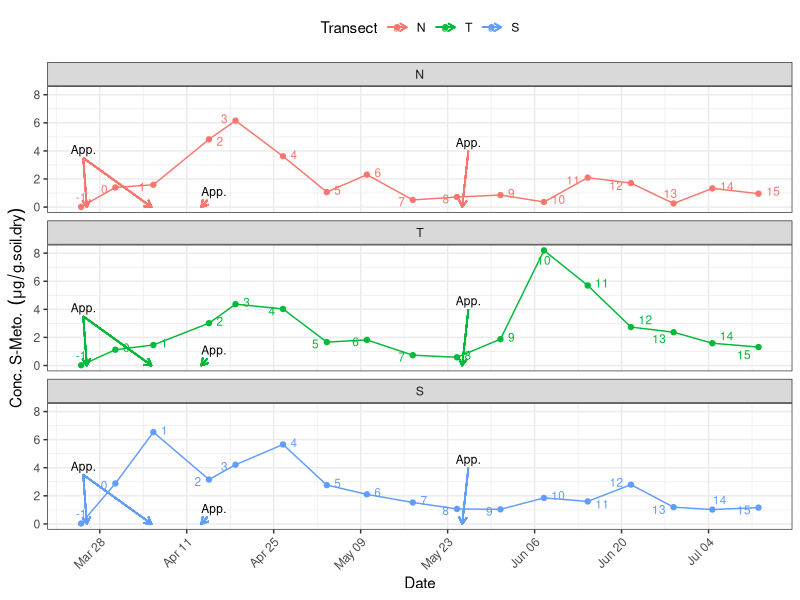
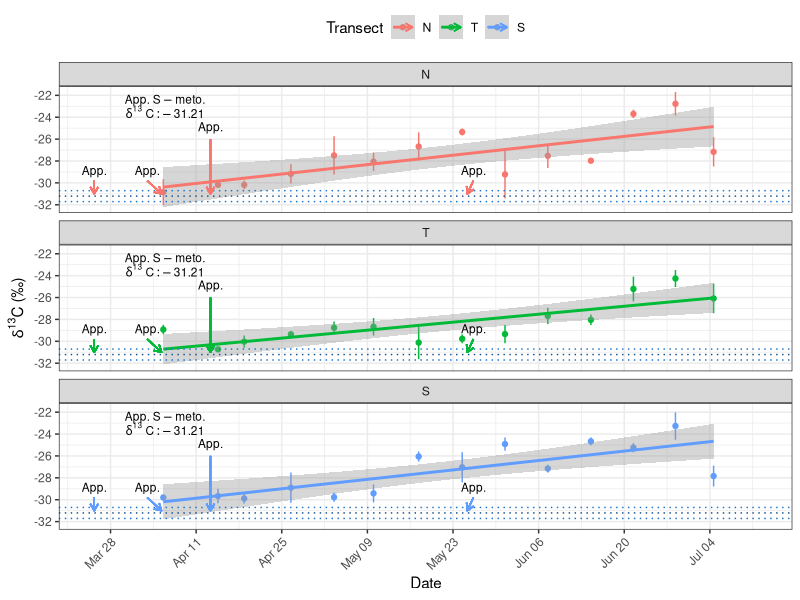
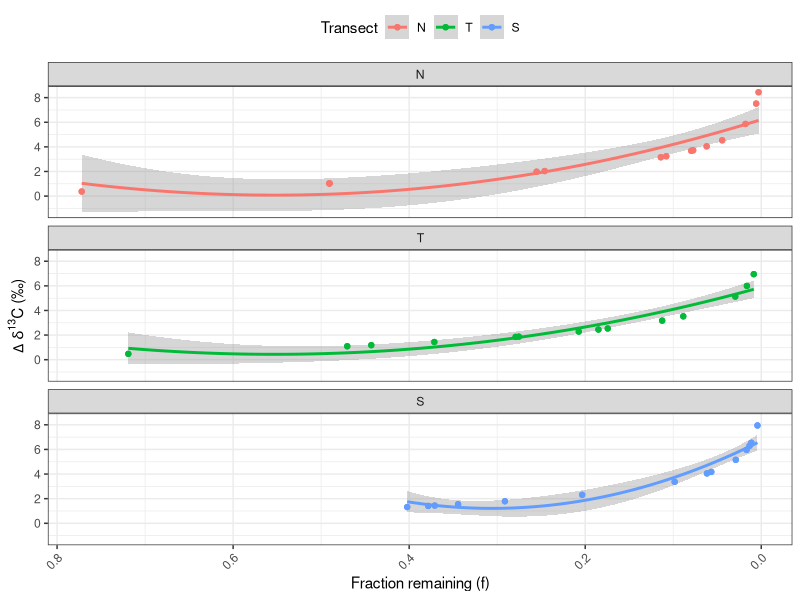
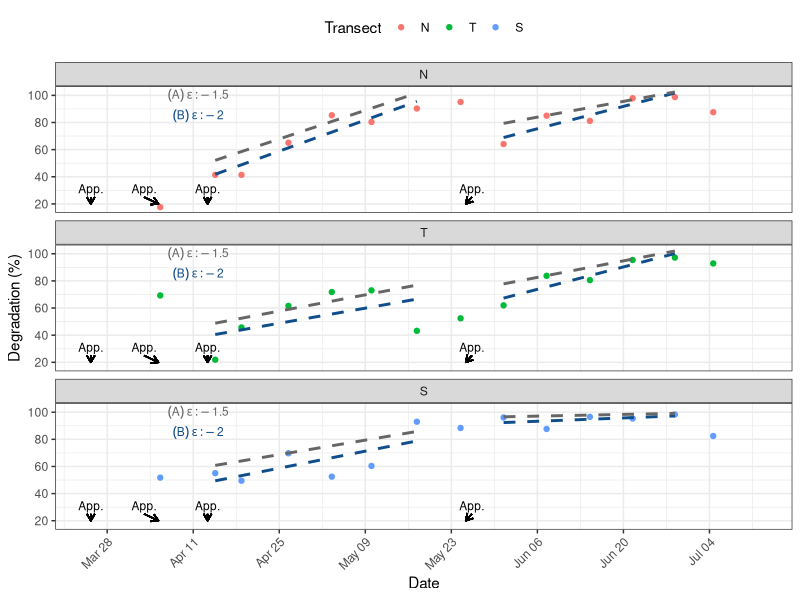
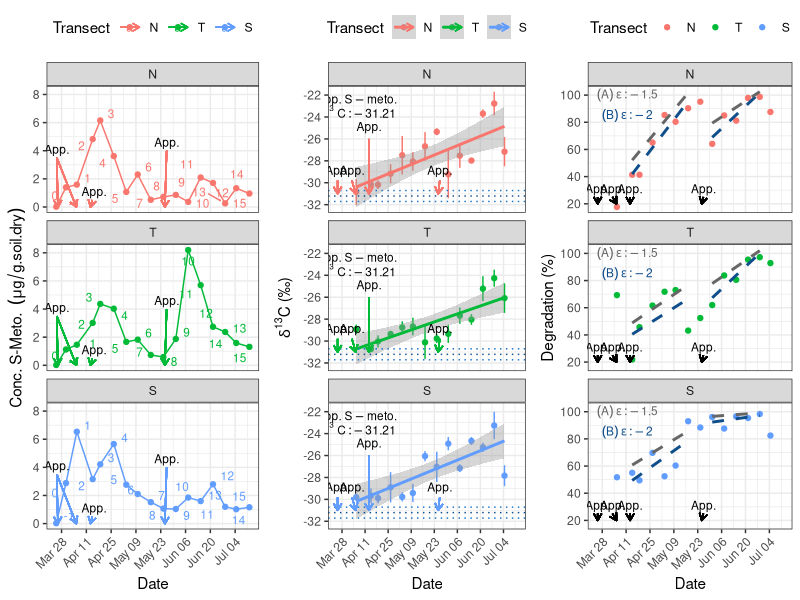
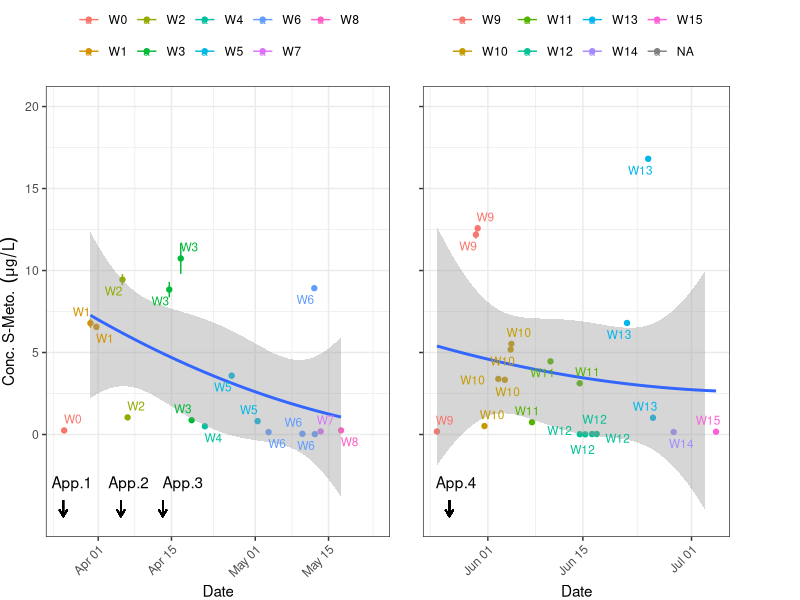
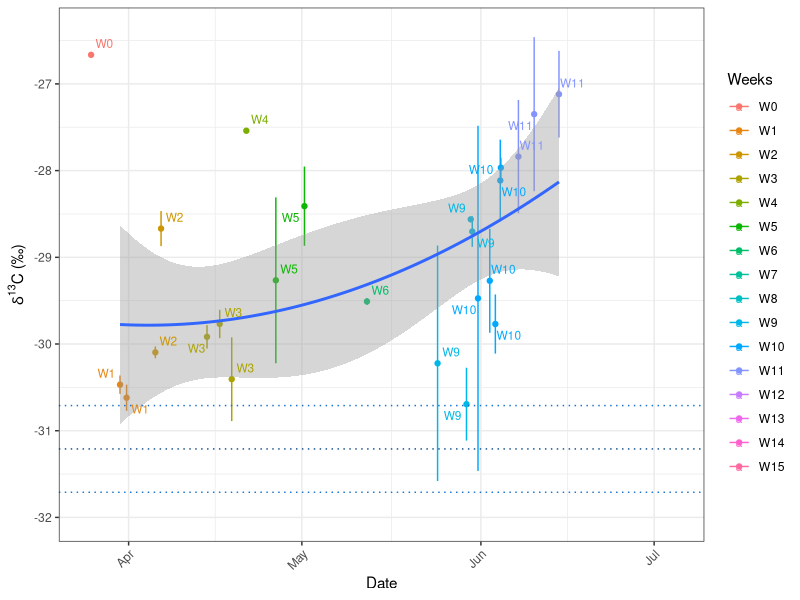
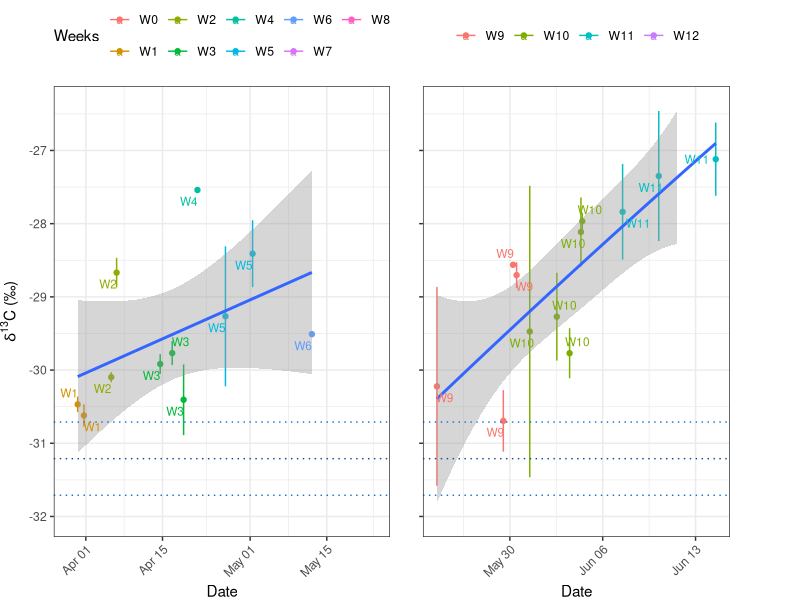

Write R code to recreate these figures, in order.
## ---- chunk 1
knitr::opts_chunk$set(echo = TRUE, warning=FALSE, message = FALSE)
Sys.setlocale("LC_ALL", "English")
## ---- chunk 2

# Data wrangling
library("plyr")
library("dplyr")

# Melting data sets & changin axes
library("reshape2")
library("ggrepel")

# Plotting:
library("ggplot2")
library("cowplot")
library("gridExtra")
library("Cairo")
library("GGally")
library("scales")

## ---- chunk 3

# setwd("D:/Documents/these_pablo/Alteckendorf2016/R")
# setwd("/Users/DayTightChunks/Documents/PhD/Routput/Alteck/R")
# setwd("D:/Documents/these_pablo/Alteckendorf2016/00_TransparencyFolder")
getwd()

## ---- chunk 4
weeklySoil = read.csv2("Data/WeeklySoils_R.csv", na.strings=c('#DIV/0', '', 'NA'), header = TRUE)
weeklySoil$Date.ti <- as.POSIXct(strptime(weeklySoil$Date.ti, "%Y-%m-%d %H:%M", tz="EST")) # csv typos, option 1
#weeklySoil$Date.ti <- as.POSIXct(strptime(weeklySoil$Date.ti, "%d/%m/%Y %H:%M", tz="EST"))
sum(is.na(weeklySoil$Date.ti))

#weeklySoil$Conc.ComSoil.SD <- 
#  ifelse(weeklySoil$Conc.ComSoil.SD == as.character("#DIV/0!"), NA, as.numeric(as.character(weeklySoil$Conc.ComSoil.SD)))
                                     
str(weeklySoil)

# weeklySoil = weeklySoil %>%
#  group_by(Transect) %>%
#  arrange(Transect, Wnum)

weeklySoil$Transect <- factor(weeklySoil$Transect, levels = c("N", "T", "S"))


## ---- chunk 5
# Concentrations

#weeklySoil$ti[3] <- as.POSIXct("2016-04-14 08:25:00")
#weeklySoil$ti[14] <- as.POSIXct("2016-04-14 08:25:00")
#weeklySoil$ti[24] <- as.POSIXct("2016-04-14 08:25:00")
lb1a2 <- paste("App.")
limits_conc_soil <- aes(ymin=Conc.mug.g.dry.soil-Conc.ComSoil.SD, 
                        ymax=Conc.mug.g.dry.soil+Conc.ComSoil.SD)
#limits_conc_soil <- aes(ymin=mean-0.5, ymax=mean+0.5)

co =ggplot(weeklySoil, 
           aes(x=Date.ti, y=Conc.mug.g.dry.soil, colour=Transect, group = Transect)) + 
  #geom_errorbar(limits_conc_soil, width=.05) +
  geom_point() +
  geom_line() +
  theme_bw() +
  #stat_smooth(method = "lm", formula = y ~ poly(x, 2)) +
  #stat_smooth(method = "lm") +
  facet_wrap(~Transect, nrow = 3) +
  xlab("Date") +
  theme(axis.text.x=element_text(angle = 45, hjust = 1)) +
  ylab(expression(paste("Conc. S-Meto.  ", {({mu}*g / g.soil.dry)}))) +
  
  annotate("text", 
           x = as.POSIXct('2016-03-25 08:04:00'), y = 4, label = lb1a2, parse = T, size = 3.0) +
  geom_segment(aes(x = as.POSIXct('2016-03-25 08:04:00'), y = 3.5, 
                   xend = as.POSIXct('2016-03-25 22:04:00'), yend = -0), 
               arrow = arrow(length = unit(0.2, "cm"))) +
  #annotate("text", 
  #         x = as.POSIXct('2016-04-03 00:04:00'), y = 2, label = lb1a2, parse = T, size = 3.0) +
  geom_segment(aes(x = as.POSIXct('2016-03-25 08:04:00'), y = 3.5, 
                   xend = as.POSIXct('2016-04-05 08:04:00'), yend = 0), 
               arrow = arrow(length = unit(0.2, "cm"))) +
  annotate("text", 
           x = as.POSIXct('2016-04-15 08:04:00'), y = 1, label = lb1a2, parse = T, size = 3.0) +
  geom_segment(aes(x = as.POSIXct('2016-04-14 08:04:00'), y = 0.5, 
                   xend = as.POSIXct('2016-04-13 08:04:00'), yend = 0), 
               arrow = arrow(length = unit(0.2, "cm"))) +
  annotate("text", 
           x = as.POSIXct('2016-05-26 08:04:00'), y = 4.5, label = lb1a2, parse = T, size = 3.0) +
  geom_segment(aes(x = as.POSIXct('2016-05-26 08:04:00'), y = 4, 
                   xend = as.POSIXct('2016-05-25 08:04:00'), yend = 0), 
               arrow = arrow(length = unit(0.2, "cm"))) +
  scale_x_datetime(breaks = date_breaks("2 weeks"), labels = date_format("%b %d")) +
  theme(legend.position = "top") +
  geom_text_repel(aes(label=Wnum),
                  size = 3,
                  arrow = arrow(length = unit(0.005, 'npc'), type = "closed"),
                  force = 0.5, 
                  point.padding = unit(0.5, 'lines'), 
                  max.iter = 2e3,
                  nudge_x = .05)

co

# Linear model
ggsave(co, filename = "CompositeConcLM.png", width = 7, height = 5, units = "in", scale = 1)

# No linear model
# ggsave(co, filename = "CompositeConc.png", width = 7, height = 5, units = "in", scale = 1)

## ---- chunk 6

weeklySoil$DD13C.comp <- (weeklySoil$comp.d13C - (-31.21))

limits_dCsoil <- aes(ymin=comp.d13C-comp.d13C.SD, ymax=comp.d13C+comp.d13C.SD)
#limits_dCsoil <- aes(ymin=comp.d13C-0.5, ymax=comp.d13C+0.5)
lb1a <- paste("App.~S-meto.")
lb1ab <- paste("delta^{13}~C:-31.21")
lb1a2 <- paste("App.")

isCo =ggplot(weeklySoil, aes(x=Date.ti, y=comp.d13C, colour=Transect, group = Transect)) + 
  geom_errorbar(limits_dCsoil, width=.05) +
  geom_point() +
  theme_bw() +
  #stat_smooth(method = "lm", formula = y ~ poly(x, 2)) +
  stat_smooth(method = "lm") +
  facet_wrap(~Transect, nrow = 3) +
  xlab("Date") +
  theme(axis.text.x=element_text(angle = 45, hjust = 1)) +
  #ylab(expression(paste({delta}^"13","C", ' \211'))) +
  ylab(expression(paste({delta}^"13","C", ' (\u2030)'))) +
  scale_y_continuous(breaks=seq(-34,-21,2)) +
  geom_hline(yintercept = -31.21, color = "dodgerblue4", linetype = "dotted") +
  geom_hline(yintercept = -30.71, color = "dodgerblue3", linetype = "dotted") +
  geom_hline(yintercept = -31.71, color = "dodgerblue3", linetype = "dotted") +
  annotate("text", x = as.POSIXct('2016-04-05 22:04:00'), y = -22.5, label = lb1a, parse = T, size = 3.0) +
  annotate("text", x = as.POSIXct('2016-04-05 22:04:00'), y = -23.5, label = lb1ab, parse = T, size = 3.0) +
  
  annotate("text", x = as.POSIXct('2016-03-25 08:04:00'), y = -29, label = lb1a2, parse = T, size = 3.0) +
  geom_segment(aes(x = as.POSIXct('2016-03-25 08:04:00'), y = -29.8, 
                   xend = as.POSIXct('2016-03-25 08:04:00'), yend = -31.0), 
               arrow = arrow(length = unit(0.2, "cm"))) +
  annotate("text", x = as.POSIXct('2016-04-03 00:04:00'), y = -29, label = lb1a2, parse = T, size = 3.0) +
  geom_segment(aes(x = as.POSIXct('2016-04-03 00:04:00'), y = -29.8, 
                   xend = as.POSIXct('2016-04-05 08:04:00'), yend = -31.0), 
               arrow = arrow(length = unit(0.2, "cm"))) +
  annotate("text", x = as.POSIXct('2016-04-13 08:04:00'), y = -25, label = lb1a2, parse = T, size = 3.0) +
  geom_segment(aes(x = as.POSIXct('2016-04-13 08:04:00'), y = -26, 
                   xend = as.POSIXct('2016-04-13 08:04:00'), yend = -31.0), 
               arrow = arrow(length = unit(0.2, "cm"))) +
  annotate("text", x = as.POSIXct('2016-05-26 08:04:00'), y = -29, label = lb1a2, parse = T, size = 3.0) +
  geom_segment(aes(x = as.POSIXct('2016-05-26 08:04:00'), y = -29.8, 
                   xend = as.POSIXct('2016-05-25 08:04:00'), yend = -31.0), 
               arrow = arrow(length = unit(0.2, "cm"))) +
  #scale_x_continuous(breaks=seq(0,11,1)) +
  scale_x_datetime(breaks = date_breaks("2 weeks"), labels = date_format("%b %d")) +
  
  #annotate("text", x = as.POSIXct('2016-05-30 20:04:00'), y = -30.5, label = lb1a, parse = T, size = 2.0) +
  theme(legend.position = "top")

isCo

# Linear model (LM)
ggsave(isCo, filename = "CompositeIsotopesLM.png", width = 7, height = 5, units = "in", scale = 1)
# No linear model
# ggsave(isCo, filename = "CompositeIsotopes.png", width = 7, height = 5, units = "in", scale = 1)




### Delta vs. f (Soils)
soilf =ggplot(weeklySoil, aes(x=f.comp, y=DD13C.comp, colour=Transect, group = Transect)) + 
  #geom_errorbar(limits_dCsoil, width=.05) +
  geom_point() +
  theme_bw() +
  stat_smooth(method = "lm", formula = y ~ poly(x, 2)) +
  #stat_smooth(method = "lm") +
  facet_wrap(~Transect, nrow = 3) +
  scale_x_reverse() +
  xlab("Fraction remaining (f)") +
  theme(axis.text.x=element_text(angle = 45, hjust = 1)) +
  #ylab(expression(paste({delta}^"13","C", ' \211'))) +
  ylab(expression(paste({Delta~delta}^"13","C", ' (\u2030)'))) +
  #scale_y_continuous(breaks=seq(-34,-21,2)) +
  theme(legend.position = "top") +
  #geom_text_repel(aes(label=WeekNo, color = factor(Transect)), 
                  #arrow = arrow(length = unit(0.005, 'npc'), type = "closed"),
                  #force = 1, 
                  #point.padding = unit(1.0, 'lines'), 
                  #max.iter = 2e3,
                  #nudge_x = .2) +
  geom_point() 

soilf
## ---- chunk 7

lb1a2 <- paste("App.")

lb1b <- paste("(A)~epsilon:-1.5")
lb1b2 <- paste("(B)~epsilon:-2.0")


Bsoil =ggplot(weeklySoil)+
  #geom_errorbar(limits_dCsoil, width=.05) +
  #geom_point(aes(x=Date.ti, y=B.comp, colour=Transect, group = Transect)) +
  geom_point(aes(x=Date.ti, y=B.min.comp, colour=Transect, group = Transect)) + #, color = "dodgerblue4"
  theme_bw() +
  #stat_smooth(method = "lm", formula = y ~ poly(x, 2)) +
  #stat_smooth(aes(x=Date.ti, y=B.min.comp), method = "lm", se = F, color = "dodgerblue4") +
  #stat_smooth(aes(x=Date.ti, y=B.comp), method = "lm", se = F, color = "grey40") +
  geom_smooth(data=subset(weeklySoil[10:27, ]), aes(x=Date.ti, y=B.min.comp), method = "lm", se = F, color = "dodgerblue4", linetype = "dashed") +
  geom_smooth(data=subset(weeklySoil[31:45, ]), aes(x=Date.ti, y=B.min.comp), method = "lm", se = F, color = "dodgerblue4", linetype = "dashed") +
  geom_smooth(data=subset(weeklySoil[10:27, ]), aes(x=Date.ti, y=B.comp), method = "lm", se = F, color = "grey40", linetype = "dashed") +
  geom_smooth(data=subset(weeklySoil[31:45, ]), aes(x=Date.ti, y=B.comp), method = "lm", se = F, color = "grey40", linetype = "dashed") +
  #geom_smooth(y=B.comp, method = "lm", formula = y ~ poly(x, 2)) +
  facet_wrap(~Transect, nrow = 3) +
  xlab("Date") +
  theme(axis.text.x=element_text(angle = 45, hjust = 1)) +
  #ylab(expression(paste({delta}^"13","C", ' \211'))) +
  ylab("Degradation (%)") +
  scale_y_continuous(breaks=seq(0, 100, 20)) +
  #geom_hline(yintercept = -31.47, color = "dodgerblue4", linetype = "dotted") +
  #geom_hline(yintercept = -30.97, color = "dodgerblue3", linetype = "dotted") +
  #geom_hline(yintercept = -31.97, color = "dodgerblue3", linetype = "dotted") +
  annotate("text", x = as.POSIXct('2016-04-11 20:04:00'), y = 100, label = lb1b, parse = T, size = 3.0, color = "grey40") +
  annotate("text", x = as.POSIXct('2016-04-11 20:04:00'), y = 85, label = lb1b2, parse = T, size = 3.0, color = "dodgerblue4" ) +
  
  annotate("text", x = as.POSIXct('2016-03-25 08:04:00'), y = 30, label = lb1a2, parse = T, size = 3.0) +
  geom_segment(aes(x = as.POSIXct('2016-03-25 08:04:00'), y = 25, 
                   xend = as.POSIXct('2016-03-25 08:04:00'), yend = 20), 
               arrow = arrow(length = unit(0.2, "cm"))) +
  annotate("text", x = as.POSIXct('2016-04-03 00:04:00'), y = 30, label = lb1a2, parse = T, size = 3.0) +
  geom_segment(aes(x = as.POSIXct('2016-04-03 00:04:00'), y = 25, 
                   xend = as.POSIXct('2016-04-05 08:04:00'), yend = 20), 
               arrow = arrow(length = unit(0.2, "cm"))) +
  annotate("text", x = as.POSIXct('2016-04-13 08:04:00'), y = 30, label = lb1a2, parse = T, size = 3.0) +
  geom_segment(aes(x = as.POSIXct('2016-04-13 08:04:00'), y = 25, 
                   xend = as.POSIXct('2016-04-13 08:04:00'), yend = 20), 
               arrow = arrow(length = unit(0.2, "cm"))) +
  annotate("text", x = as.POSIXct('2016-05-26 08:04:00'), y = 30, label = lb1a2, parse = T, size = 3.0) +
  geom_segment(aes(x = as.POSIXct('2016-05-26 08:04:00'), y = 25, 
                   xend = as.POSIXct('2016-05-25 08:04:00'), yend = 20), 
               arrow = arrow(length = unit(0.2, "cm"))) +
  scale_x_datetime(breaks = date_breaks("2 weeks"), labels = date_format("%b %d")) +
  #scale_x_continuous(breaks=seq(0,11,1)) +
  theme(legend.position = "top") 

Bsoil



# Linear model
ggsave(Bsoil, filename = "CompositeDegradationLM.png", width = 7, height = 5, units = "in", scale = 1)

#deltaCo = plot_grid(co, isCo, ncol = 2, nrow = 1, align = "h")
deltaCoBio = plot_grid(co, isCo, Bsoil, ncol = 3, nrow = 1, align = "h") 
deltaCoBio


# Linear model
#ggsave(deltaCo, filename = "CompositeConcLM.png", width = 6, height = 7, units = "in", scale = 1)
ggsave(deltaCoBio, filename = "SoilConcDeltBio_LM.png", width = 11.69, height = 8.27, units = "in", scale = 1)

# No linear model
#ggsave(deltaCo, filename = "CompositeConc.png", width = 6, height = 7, units = "in", scale = 1)

## ---- chunk 8
AOdf = read.csv2("Data/WeeklyHydroContam_R.csv")
str(AOdf)

# Adding a Weeks column for labelling
AOdf$WeekSubWeek <- as.character(AOdf$WeekSubWeek)
Split <- strsplit(AOdf$WeekSubWeek, "-", fixed = TRUE)
AOdf$Weeks <- sapply(Split, "[", 1)

AOdf$WeekSubWeek <- factor(AOdf$WeekSubWeek, levels = unique(AOdf$WeekSubWeek))
AOdf$Weeks <- factor(AOdf$Weeks, levels = unique(AOdf$Weeks))
AOdf$ti <- as.POSIXct(strptime(AOdf$ti, "%Y-%m-%d %H:%M", tz="EST"))
sum(is.na(AOdf$ti))

## ---- chunk 9
pos <- position_dodge(0.5)
conc_lb1 <- paste("App.1")

limits_conc <- aes(ymin=Conc.mug.L-Conc.SD, ymax=Conc.mug.L+Conc.SD, color = Weeks, group = Weeks)
conc1 <- ggplot(AOdf[1:27,], aes(x=ti, y=Conc.mug.L)) +
  #geom_errorbar(aes(ymin=mean.d13C-SD.d13C, ymax=mean.d13C+SD.d13C), width=.1) +
  geom_errorbar(limits_conc, width=1) +
  #theme_gray() +
  theme_bw() +
  theme(axis.text.x=element_text(angle = 45, hjust = 1)) +
  #scale_x_datetime(breaks = date_breaks("week"), labels = date_format("%m/%d")) +
  geom_point( aes(color = Weeks, group = Weeks)) +
  geom_smooth(data=subset(AOdf[4:27, ]), method = "lm", formula = y ~ poly(x, 2)) +
  #stat_smooth(method = "lm", formula = y ~ poly(x, 2)) +
  #theme(axis.text.x = element_blank()) +
  theme(plot.margin = unit(c(0,0.5,0,0), "lines")) +
  #geom_hline(yintercept = -31.21, color = "dodgerblue4", linetype = "dotted") +
  #geom_hline(yintercept = -30.71, color = "dodgerblue3", linetype = "dotted") +
  #geom_hline(yintercept = -31.71, color = "dodgerblue3", linetype = "dotted") +
  annotate("text", x = as.POSIXct('2016-03-26 23:34:00'), y = -3, label = conc_lb1, parse = T) +
  annotate("text", x = as.POSIXct('2016-04-06 20:04:00'), y = -3, label = "App.2", parse = T) +
  annotate("text", x = as.POSIXct('2016-04-17 05:04:00'), y = -3, label = "App.3", parse = T) +
  xlab("Date") +
  ylab(expression(paste("Conc. S-Meto.  ", {({mu}*g / L)}))) +
  theme(legend.position = "top") +
  theme(legend.title = element_blank()) +
  scale_y_continuous(breaks = c(20,15,10,5, 0), limits = c(-5, 20) ) +
  geom_segment(aes(x = as.POSIXct('2016-03-25 08:04:00'), y = -4, 
                   xend = as.POSIXct('2016-03-25 08:04:00'), yend = -5.0), 
               arrow = arrow(length = unit(0.2, "cm"))) +
  geom_segment(aes(x = as.POSIXct('2016-04-05 08:04:00'), y = -4, 
                   xend = as.POSIXct('2016-04-05 08:04:00'), yend = -5.0), 
               arrow = arrow(length = unit(0.2, "cm"))) +
  geom_segment(aes(x = as.POSIXct('2016-04-13 08:04:00'), y = -4, 
                   xend = as.POSIXct('2016-04-13 08:04:00'), yend = -5.0), 
               arrow = arrow(length = unit(0.2, "cm"))) +
  #ylab(expression(paste({delta}^"13","C", ' (\u2030)'))) +
  geom_text_repel(aes(label=Weeks, color = factor(Weeks)),
                  size = 3,
                  arrow = arrow(length = unit(0.005, 'npc'), type = "closed"),
                  force = 0.5, 
                  point.padding = unit(0.5, 'lines'), 
                  max.iter = 2e3,
                  nudge_x = .05)
  #ylab(expression(paste({delta}^"13","C", ' \211')))
  #ylab(expression(paste({delta}^"13","C"))) 
#conc1
 
conc2 <- ggplot(AOdf[28:length(AOdf),], aes(x=ti, y=Conc.mug.L)) +
  #geom_errorbar(aes(ymin=mean.d13C-SD.d13C, ymax=mean.d13C+SD.d13C), width=.1) +
  geom_errorbar(limits_conc, width=1) +
  #theme_gray() +
  theme_bw() +
  theme(axis.text.x=element_text(angle = 45, hjust = 1)) +
  #scale_x_datetime(breaks = date_breaks("week"), labels = date_format("%m/%d")) +
  geom_point( aes(color = Weeks, group = Weeks)) +
  stat_smooth(method = "lm", formula = y ~ poly(x, 2)) +
  theme(axis.text.y = element_blank()) +
  theme(plot.margin = unit(c(0,3.5,0,0), "lines")) +
  #geom_hline(yintercept = -31.21, color = "dodgerblue4", linetype = "dotted") +
  #geom_hline(yintercept = -30.71, color = "dodgerblue3", linetype = "dotted") +
  #geom_hline(yintercept = -31.71, color = "dodgerblue3", linetype = "dotted") +
  #annotate("text", x = as.POSIXct('2016-06-25 00:04:00'), y = -31.2, label = lb1, parse = T) +
  xlab("Date") +
  ylab("") +
  theme(legend.position = "top") +
  theme(legend.title = element_blank()) +
  scale_y_continuous(breaks = c(20,15,10,5,0), limits = c(-5, 20) ) +
  annotate("text", x = as.POSIXct('2016-05-27 08:04:00'), y = -3, label = "App.4", parse = T) +
  geom_segment(aes(x = as.POSIXct('2016-05-26 08:04:00'), y = -4, 
                   xend = as.POSIXct('2016-05-26 08:04:00'), yend = -5.0), 
               arrow = arrow(length = unit(0.2, "cm"))) +
  geom_text_repel(aes(label=Weeks, color = factor(Weeks)),
                  size = 3,
                  arrow = arrow(length = unit(0.005, 'npc'), type = "closed"),
                  force = 0.5, 
                  point.padding = unit(0.5, 'lines'), 
                  max.iter = 2e3,
                  nudge_x = .05)
  #ylab(expression(paste({delta}^"13","C", ' \211')))
  #ylab(expression(paste({delta}^"13","C"))) 

concs = plot_grid(conc1, conc2, ncol = 2, nrow = 1, align = "h")
concs
## ---- chunk 10
AOdf$SD.d13C.err  <- ifelse(is.na(AOdf$SD.d13C), 0.5, AOdf$SD.d13C)
limits_dC <- aes(ymin=diss.d13C-SD.d13C.err, ymax=diss.d13C+SD.d13C.err, color = Weeks, group = Weeks)

iso <- ggplot(AOdf, aes(x=ti, y=diss.d13C)) +
  #geom_errorbar(aes(ymin=mean.d13C-SD.d13C, ymax=mean.d13C+SD.d13C), width=.1) +
  geom_errorbar(limits_dC, width=1) +
  #theme_gray() +
  theme_bw() +
  theme(axis.text.x=element_text(angle = 45, hjust = 1)) +
  #scale_x_datetime(breaks = date_breaks("week"), labels = date_format("%m/%d")) +
  geom_point( aes(color = Weeks, group = Weeks)) +
  #stat_smooth(method = "lm", formula = y ~ x) +
  geom_smooth(data=subset(AOdf[4:length(AOdf), ]), method = "lm", formula = y ~ poly(x, 2)) +
  #stat_smooth(method = "lm", formula = y ~ poly(x, 2)) +
  #theme(axis.text.x = element_blank()) +
  #theme(plot.margin = unit(c(1,1,1,1), "lines")) +
  geom_hline(yintercept = -31.21, color = "dodgerblue4", linetype = "dotted") +
  geom_hline(yintercept = -30.71, color = "dodgerblue3", linetype = "dotted") +
  geom_hline(yintercept = -31.71, color = "dodgerblue3", linetype = "dotted") +
  #annotate("text", x = as.POSIXct('2016-06-25 00:04:00'), y = -31.2, label = lb1, parse = T) +
  xlab("Date") +
  #theme(legend.position="top") +
  scale_y_continuous(breaks = c(-32,-31,-30,-29, -28, -27), limits = c(-32, -26.4) ) +
  ylab(expression(paste({delta}^"13","C", ' (\u2030)'))) +
  geom_text_repel(aes(label=Weeks, color = factor(Weeks)),
                  size = 3,
                  arrow = arrow(length = unit(0.005, 'npc'), type = "closed"),
                  force = 0.5, 
                  point.padding = unit(0.5, 'lines'), 
                  max.iter = 2e3,
                  nudge_x = .05)
  #ylab(expression(paste({delta}^"13","C", ' \211')))
  #ylab(expression(paste({delta}^"13","C"))) 
 
iso

ggsave(iso, filename = "Outlet_Delta_ti_cont.png", width = 8, height = 5, units = "in", scale = 1)

## ---- chunk 11
#limits_dC <- aes(ymin=diss.d13C-0.5, ymax=diss.d13C+0.5, color = Weeks, group = Weeks)
#limits_dC <- aes(ymin=diss.d13C-SD.d13C, ymax=diss.d13C+SD.d13C, color = Weeks, group = Weeks)
AOdf$SD.d13C.err  <- ifelse(is.na(AOdf$SD.d13C), 0.5, AOdf$SD.d13C)
limits_dC <- aes(ymin=diss.d13C-SD.d13C.err, ymax=diss.d13C+SD.d13C.err, color = Weeks, group = Weeks)

iso1 <- ggplot(AOdf[3:27,], aes(x=ti, y=diss.d13C)) +
  #geom_errorbar(aes(ymin=mean.d13C-SD.d13C, ymax=mean.d13C+SD.d13C), width=.1) +
  geom_errorbar(limits_dC, width=1) +
  #theme_gray() +
  theme_bw() +
  theme(axis.text.x=element_text(angle = 45, hjust = 1)) +
  #scale_x_datetime(breaks = date_breaks("week"), labels = date_format("%m/%d")) +
  geom_point( aes(color = Weeks, group = Weeks)) +
  stat_smooth(method = "lm", formula = y ~ x) +
  #stat_smooth(method = "lm", formula = y ~ poly(x, 2)) +
  #theme(axis.text.x = element_blank()) +
  #theme(plot.margin = unit(c(1,1,1,1), "lines")) +
  theme(plot.margin = unit(c(0,0.5,0,0), "lines")) +
  geom_hline(yintercept = -31.21, color = "dodgerblue4", linetype = "dotted") +
  geom_hline(yintercept = -30.71, color = "dodgerblue3", linetype = "dotted") +
  geom_hline(yintercept = -31.71, color = "dodgerblue3", linetype = "dotted") +
  #annotate("text", x = as.POSIXct('2016-06-25 00:04:00'), y = -31.2, label = lb1, parse = T) +
  xlab("Date") +
  theme(legend.position="top") +
  scale_y_continuous(breaks = c(-32,-31,-30,-29, -28, -27), limits = c(-32, -26.4) ) +
  ylab(expression(paste({delta}^"13","C", ' (\u2030)'))) +
  geom_text_repel(aes(label=Weeks, color = factor(Weeks)),
                  size = 3,
                  arrow = arrow(length = unit(0.005, 'npc'), type = "closed"),
                  force = 0.5, 
                  point.padding = unit(0.5, 'lines'), 
                  max.iter = 2e3,
                  nudge_x = .05)
  #ylab(expression(paste({delta}^"13","C", ' \211')))
  #ylab(expression(paste({delta}^"13","C"))) 

iso2 <- ggplot(AOdf[28:42,], aes(x=ti, y=diss.d13C)) +
  #geom_errorbar(aes(ymin=mean.d13C-SD.d13C, ymax=mean.d13C+SD.d13C), width=.1) +
  geom_errorbar(limits_dC, width=1) +
  #theme_gray() +
  theme_bw() +
  theme(axis.text.x=element_text(angle = 45, hjust = 1)) +
  #scale_x_datetime(breaks = date_breaks("week"), labels = date_format("%m/%d")) +
  geom_point( aes(color = Weeks, group = Weeks)) +
  stat_smooth(method = "lm", formula = y ~ poly(x, 2)) +
  theme(axis.text.y = element_blank()) +
  theme(plot.margin = unit(c(0,3.5,0,0), "lines")) +
  #theme(plot.margin = unit(c(1,1,1,1), "lines")) +
  geom_hline(yintercept = -31.21, color = "dodgerblue4", linetype = "dotted") +
  geom_hline(yintercept = -30.71, color = "dodgerblue3", linetype = "dotted") +
  geom_hline(yintercept = -31.71, color = "dodgerblue3", linetype = "dotted") +
  #annotate("text", x = as.POSIXct('2016-06-25 00:04:00'), y = -31.2, label = lb1, parse = T) +
  xlab("Date") +
  ylab(" ") +
  theme(legend.position="top") +
  theme(legend.title = element_blank()) +
  scale_y_continuous(breaks = c(-32,-31,-30,-29, -28, -27), limits = c(-32, -26.4) ) +
  #ylab(expression(paste({delta}^"13","C", ' (\u2030)'))) +
  geom_text_repel(aes(label=Weeks, color = factor(Weeks)),
                  size = 3,
                  arrow = arrow(length = unit(0.005, 'npc'), type = "closed"),
                  force = 0.5, 
                  point.padding = unit(0.5, 'lines'), 
                  max.iter = 2e3,
                  nudge_x = .05)
  #ylab(expression(paste({delta}^"13","C", ' \211')))
  #ylab(expression(paste({delta}^"13","C"))) 

isos = plot_grid(iso1, iso2, ncol = 2, nrow = 1, align = "h")
isos

ggsave(isos, filename = "Outlet_Delta_ti.png", width = 8, height = 4.6, units = "in", scale = 1)

## ---- chunk 12
QC <- ggplot(AOdf, aes(y=AveDischarge.m3.h, x=Conc.mug.L, group = WeekSubWeek, color = Weeks)) +
  geom_point(size = 2) +
  theme_bw() +
  theme(axis.text.y = element_blank()) +
  theme(legend.title=element_blank()) +
  theme(plot.margin = unit(c(0,0.5,0,0), "lines")) +
  #stat_smooth(method = "lm", formula = y ~ poly(x, 2)) +
  theme_bw() +
  theme(legend.position="none") +
  #scale_y_continuous(trans=log_trans(), breaks=c(1, 5, 10, 50, 100, 200)) +
  scale_x_continuous(trans=log_trans(), breaks=c(1, 3, 5, 10, 20)) +
  ylab(expression(paste("Ave. Discharge ", {(m^{3} / samp.hrs. )}))) +
  xlab(expression(paste("Conc. S-Meto.  ", {({mu}*g / L)}))) +
  geom_text_repel(aes(label=WeekSubWeek, color = factor(Weeks)),
                  size = 3,
                  arrow = arrow(length = unit(0.005, 'npc'), type = "closed"),
                  force = 0.5, 
                  point.padding = unit(0.5, 'lines'), 
                  max.iter = 2e3,
                  nudge_x = .05)

QC

QD <- ggplot(AOdf, aes(y=AveDischarge.m3.h, x=diss.d13C, group = WeekSubWeek, color = Weeks)) +
  geom_point(size = 2) +
  theme_bw() +
  theme(axis.text.y = element_blank()) +
  theme(plot.margin = unit(c(0,0.8,0,0), "lines")) +
  #theme(legend.title=element_blank()) +
  #theme(legend.text = element_text(size = 10)) +
  theme(legend.position="none") +
  #stat_smooth(method = "lm", formula = y ~ poly(x, 2)) +
  #scale_y_continuous(trans=log_trans(), breaks=c(1, 3, 5, 8, 10, 30, 50, 80, 100, 300)) +
  ylab(expression(paste("Ave. Discharge ", {(m^{3} / sample)}))) +
  ylab("") +
  scale_x_continuous(breaks=seq(-31.5, -26.5, 1)) +
  xlab(expression(paste({delta}^"13","C", ' (\u2030)'))) +
  geom_text_repel(aes(label=WeekSubWeek, color = factor(Weeks)),
                  size = 3,
                  arrow = arrow(length = unit(0.005, 'npc'), type = "closed"),
                  force = 0.5, 
                  point.padding = unit(0.5, 'lines'), 
                  max.iter = 2e3,
                  nudge_x = .05)

QD

acd = plot_grid(QC, QD, ncol = 2, nrow = 1, align = "h")
acd

ggsave(acd, filename = "Disch_Conc_Delta_XYlabs.png", width = 8, height = 5, units = "in", scale = 1)
#ggsave(acd, filename = "Disch_Conc_Delta_XY.png", width = 8, height = 5, units = "in", scale = 1)
#ggsave(acd, filename = "Disch_Conc_Delta_W.pdf", width = 8, height = 4.6, units = "in", scale = 1)
